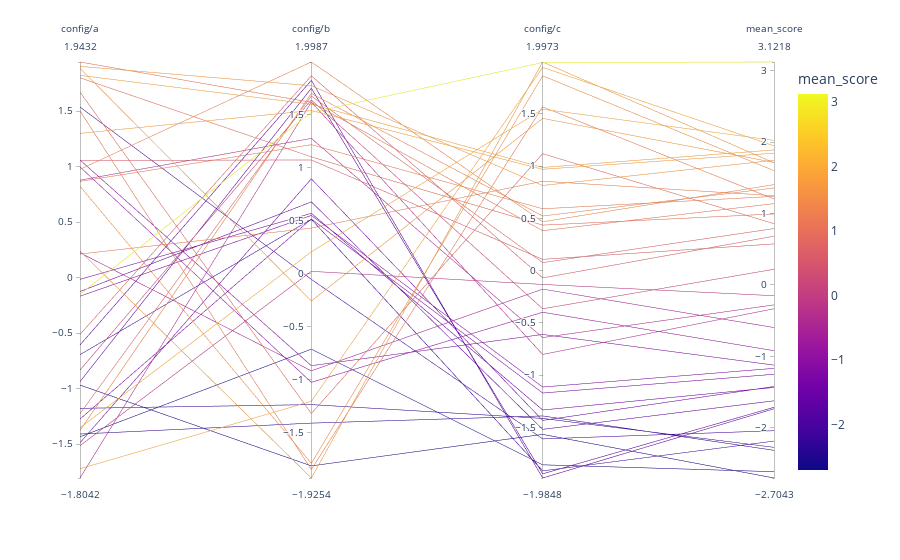

The code cell stored with this chart in its notebook:
### Code cell
import plotly.express as px

plot = analysis.results_df
select = ["config/a", "config/b", "config/c", "mean_score"]
p = plot[select].reset_index()
px.parallel_coordinates(p, color="mean_score")
